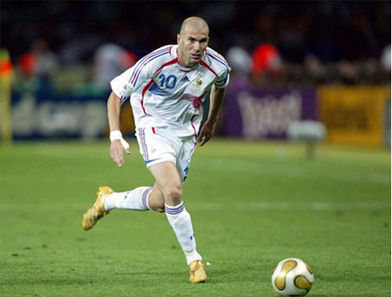
#> input picture computer_vision/images/zidane.jpg, 392 x 297 px
$ python zidane.py
#> lines starting #> are read from the running program, lines starting #| are printed output that depends on the picture
import numpy as np
import cv2
from matplotlib import pyplot as plt

# Color image loaded by OpenCV is in BGR mode. But Matplotlib displays in RGB mode
# todo BGR => RGB

img = cv2.imread('./images/zidane.jpg')
#> img is the input picture: shape (297, 392, 3); mean B, G, R 71.9, 109.4, 99
# [20 lines of commented-out code are left out]
t = np.copy(img[:, :, 0])
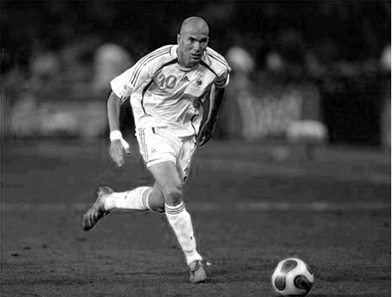
#> t: shape (297, 392); min 0, max 255, mean 71.9
img[:, :, 0] = img[:, :, 2]
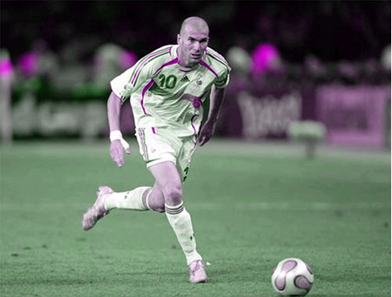
#> img: shape (297, 392, 3); mean B, G, R 99, 109.4, 99
img[:, :, 2] = t
plt.imshow(img,  interpolation='bicubic')
# 坐标轴是否显示
# plt.xticks([])
# plt.yticks([])
plt.show()
